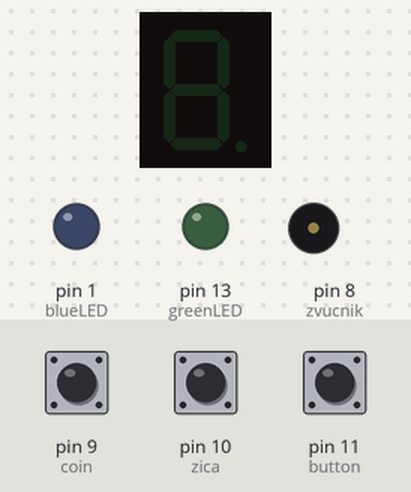
Recording of a sketch running on a simulated Arduino Uno, built with avr-gcc and run on an emulated ATmega328P. Shown: 1-digit seven-segment display, output pins drawn as LEDs (lit = HIGH), buzzer (waves = sounding). Wiring (inferred from the names in the program): 1-digit 7-segment display, segments lit when HIGH: segments pin 12, pin 2, pin 3, pin 4, pin 5, pin 6, pin 7. Dashed ring = blinking. The inputs (shaded band) are chosen by the test bench; at power-on: pin 11 (button) HIGH, pin 9 (coin) HIGH, pin 10 (zica) HIGH. The segment pins are drawn as the display they are named for; pins used as bus, display or sensor lines are not drawn.

Above: at 1.2 s.
1.3 s: pin 11 (button) pulled LOW for 0.15 s
At 3.34 s:
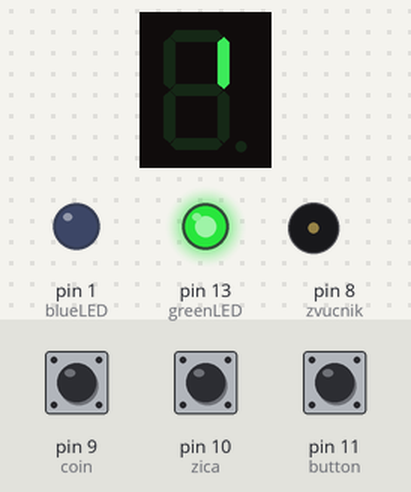
4.3 s: pin 9 (coin) pulled LOW for 1 s
At 5.6 s:
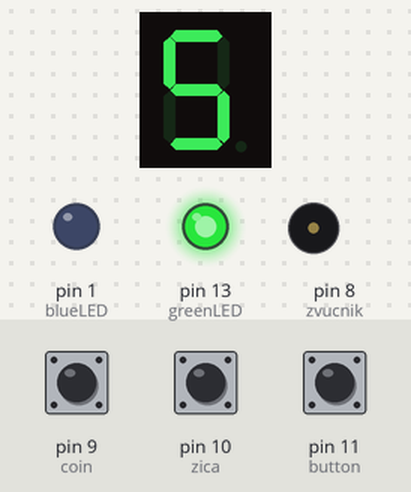
7.3 s: pin 10 (zica) pulled LOW for 0.15 s
At 7.7 s:
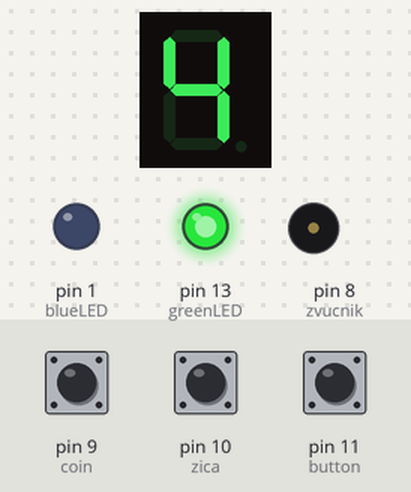
8.9 s: pin 10 (zica) pulled LOW for 1 s
At 9.7 s:
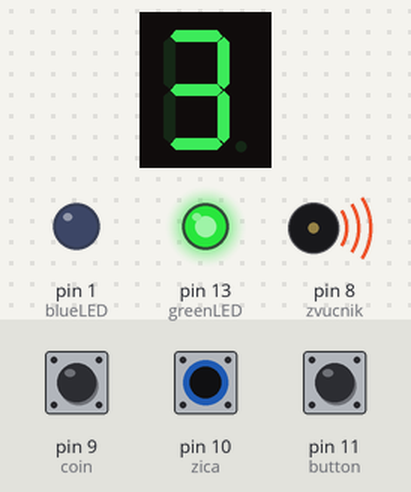
11.4 s: pin 11 (button) pulled LOW for 1 s
At 11.76 s:
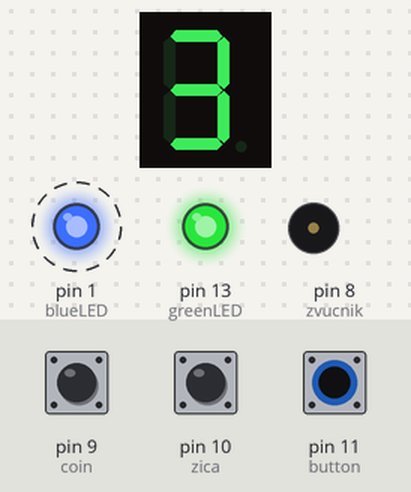
14.4 s: pin 11 (button) pulled LOW for 0.15 s
At 15.73 s:
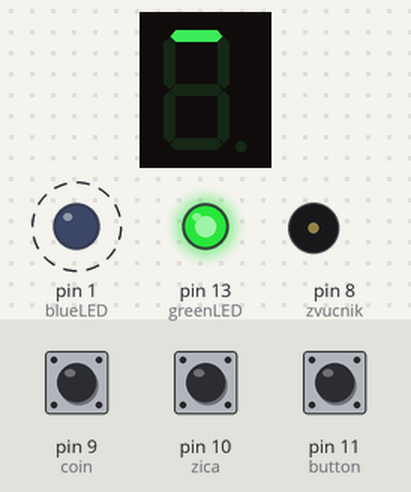
Timing chart, 0 to 17.4 s (numbered marks = the images above; inputs shaded):
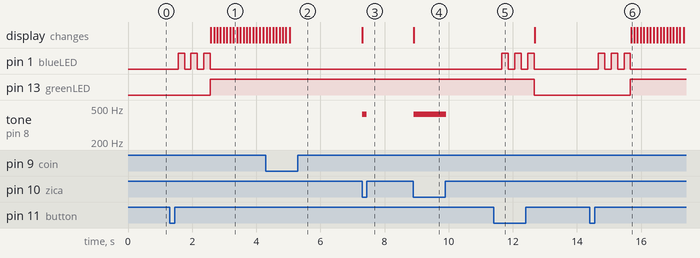

Measured:
- after the input at 1.3 s, pin 1 (blueLED): alternates HIGH for 0.20 s and LOW for 0.20 s, 6 changes in all, then stays LOW, starting after 0.26 s; pin 13 (greenLED): LOW → HIGH after 1.3 s; the display: first changes after 1.3 s (image 1 shows a later state)
- after the input at 4.3 s, the display: first differs from a run without the input after 0.74 s (image 2)
- after the input at 7.3 s, tone on pin 8 (zvucnik): silent → 420 Hz at once, → silent 0.14 s later; the display: changes at once (image 3)
- after the input at 8.9 s, tone on pin 8 (zvucnik): silent → 420 Hz at once, → silent 1.0 s later; the display: changes at once (image 4)
- after the input at 11.4 s, pin 1 (blueLED): alternates HIGH for 0.20 s and LOW for 0.20 s, 6 changes in all, then stays LOW, starting after 0.26 s; pin 13 (greenLED): HIGH → LOW after 1.3 s
- after the input at 14.4 s, pin 1 (blueLED): alternates HIGH for 0.20 s and LOW for 0.20 s, 6 changes in all, then stays LOW, starting after 0.27 s; pin 13 (greenLED): LOW → HIGH after 1.3 s; the display: changes after 1.3 s (image 6)

The sketch:

arduino_game.ino
```cpp
// Code written by anesss

int A = 12;
int B = 2;
int C = 3;
int D = 4;
int E = 5;
int F = 6;
int G = 7;

int greenLED=13;
int blueLED=1;

int zvucnik = 8;
int coin = 9;
int zica = 10;
int button = 11;

int ocitanjePB;
int coinInsert;
int ocitanjeMaster;
int stanjeZelena=0;

int i=0;
int i2=0;
int iMaster=0;

int pomocna=0;
int pomocna1=0;
int pomocnaMaster=0;

bool state = false; // false = green OFF, true = green ON
bool lastButton = LOW;
unsigned long lastDebounceTime = 0;
const unsigned long debounceDelay = 50;


void setup() {
  pinMode(A, OUTPUT);
  pinMode(B, OUTPUT);
  pinMode(C, OUTPUT);
  pinMode(D, OUTPUT);
  pinMode(E, OUTPUT);
  pinMode(F, OUTPUT);
  pinMode(G, OUTPUT);
  pinMode(zvucnik, OUTPUT);
  pinMode(zica, INPUT_PULLUP);
  pinMode(coin, INPUT_PULLUP);
  pinMode(button, INPUT_PULLUP);

  pinMode(greenLED, OUTPUT);
  pinMode(blueLED, OUTPUT);

  digitalWrite(greenLED, LOW);
}


void loop() {

  ocitanjePB=digitalRead(zica);
  coinInsert=digitalRead(coin);

// // MASTER gpt
   bool reading = !digitalRead(button); // button pressed = HIGH (since using pull-up)

  if (reading != lastButton) {
    lastDebounceTime = millis();
  }

  // simple debounce
  if ((millis() - lastDebounceTime) > debounceDelay) {
    if (reading) { // button is held
      blinkBlue(3);          // blink 3 times before toggle
      state = !state;        // toggle state
      digitalWrite(greenLED, state ? HIGH : LOW);
      while (digitalRead(button) == LOW) {
        // wait for release
      }
      delay(20); // small delay after release
    }
  }

  lastButton = reading;


  if(coinInsert==0 && pomocna1==0 && state==1) {
    i=5;
    pomocna1=1;
  }

  if(coinInsert==1 && pomocna1==1 && state==1) {
    pomocna1=0;
    delay(20);
  }


    if(ocitanjePB==0 && pomocna==0 && state==1 && i>0) {
      i--;
      pomocna=1;
      tone(zvucnik, 420);
      }

    if(ocitanjePB==1 && pomocna==1 && state==1) {
      pomocna=0;
      noTone(zvucnik);
      }


    if(state==0) {
      none();
      i=0;
    }
    if(i==5 && state==1) {
      prikazi5();
    }

    else if(i==4 && state==1) {
      prikazi4();
    }

    else if(i==3 && state==1) {
      prikazi3();
    }

    else if(i==2 && state==1) {
      prikazi2();
    }

    else if(i==1 && state==1) {
      prikazi1();
    }

    // a f g c d e g b

    else if(i==0 && state==1){
      digitalWrite(A, HIGH);
      delay(100);
      digitalWrite(A, LOW);

      digitalWrite(F, HIGH);
      delay(100);
      digitalWrite(F, LOW);

      digitalWrite(G, HIGH);
      delay(100);
      digitalWrite(G, LOW);

      digitalWrite(C, HIGH);
      delay(100);
      digitalWrite(C, LOW);

      digitalWrite(D, HIGH);
      delay(100);
      digitalWrite(D, LOW);

      digitalWrite(E, HIGH);
      delay(100);
      digitalWrite(E, LOW);

      digitalWrite(G, HIGH);
      delay(100);
      digitalWrite(G, LOW);

      digitalWrite(B, HIGH);
      delay(100);
      digitalWrite(B, LOW);


    }
  delay(20);

}

void blinkBlue(int times) {
  for (int i = 0; i < times; i++) {
    delay(200);
    digitalWrite(blueLED, HIGH);
    delay(200);
    digitalWrite(blueLED, LOW);
  }
}

void none() {
  digitalWrite(A,LOW);
  digitalWrite(B,LOW);
  digitalWrite(C,LOW);
  digitalWrite(D,LOW);
  digitalWrite(E,LOW);
  digitalWrite(F,LOW);
  digitalWrite(G,LOW);
}

void prikazi0() {
  digitalWrite(A, HIGH);
  digitalWrite(B, HIGH);
  digitalWrite(C, HIGH);
  digitalWrite(D, HIGH);
  digitalWrite(E, HIGH);
  digitalWrite(F, HIGH);
  digitalWrite(G, LOW);
}

void prikazi1() {
  digitalWrite(A, LOW);
  digitalWrite(B, HIGH);
  digitalWrite(C, HIGH);
  digitalWrite(D, LOW);
  digitalWrite(E, LOW);
  digitalWrite(F, LOW);
  digitalWrite(G, LOW);
}

void prikazi2() {
  digitalWrite(A, HIGH);
  digitalWrite(B, HIGH);
  digitalWrite(C, LOW);
  digitalWrite(D, HIGH);
  digitalWrite(E, HIGH);
  digitalWrite(F, LOW);
  digitalWrite(G, HIGH);
}

void prikazi3() {
  digitalWrite(A, HIGH);
  digitalWrite(B, HIGH);
  digitalWrite(C, HIGH);
  digitalWrite(D, HIGH);
  digitalWrite(E, LOW);
  digitalWrite(F, LOW);
  digitalWrite(G, HIGH);
}

void prikazi4() {
  digitalWrite(A, LOW);
  digitalWrite(B, HIGH);
  digitalWrite(C, HIGH);
  digitalWrite(D, LOW);
  digitalWrite(E, LOW);
  digitalWrite(F, HIGH);
  digitalWrite(G, HIGH);
}

void prikazi5() {
  digitalWrite(A, HIGH);
  digitalWrite(B, LOW);
  digitalWrite(C, HIGH);
  digitalWrite(D, HIGH);
  digitalWrite(E, LOW);
  digitalWrite(F, HIGH);
  digitalWrite(G, HIGH);
}

void prikazi6() {
  digitalWrite(A, HIGH);
  digitalWrite(B, LOW);
  digitalWrite(C, HIGH);
  digitalWrite(D, HIGH);
  digitalWrite(E, HIGH);
  digitalWrite(F, HIGH);
  digitalWrite(G, HIGH);
}

void prikazi7() {
  digitalWrite(A, HIGH);
  digitalWrite(B, HIGH);
  digitalWrite(C, HIGH);
  digitalWrite(D, LOW);
  digitalWrite(E, LOW);
  digitalWrite(F, LOW);
  digitalWrite(G, LOW);
}

void prikazi8() {
  digitalWrite(A, HIGH);
  digitalWrite(B, HIGH);
  digitalWrite(C, HIGH);
  digitalWrite(D, HIGH);
  digitalWrite(E, HIGH);
  digitalWrite(F, HIGH);
  digitalWrite(G, HIGH);
}

void prikazi9() {
  digitalWrite(A, HIGH);
  digitalWrite(B, HIGH);
  digitalWrite(C, HIGH);
  digitalWrite(D, HIGH);
  digitalWrite(E, LOW);
  digitalWrite(F, HIGH);
  digitalWrite(G, HIGH);
}
```
